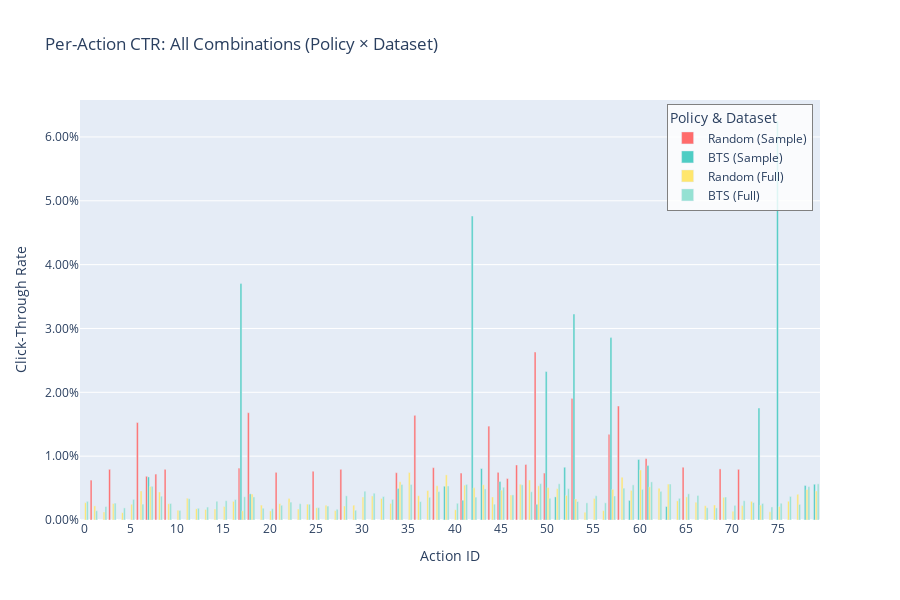

Here is the notebook cell this chart was saved with:
### Code cell
# Single chart with all 4 combinations (cartesian product of policy × dataset)
if 'combined_df' in globals():
    # Create figure with all 4 series on one chart
    fig = px.bar(combined_df, 
                 x='action', 
                 y='overall_ctr',
                 color='policy_dataset',
                 barmode='group',
                 title='Per-Action CTR: All Combinations (Policy × Dataset)',
                 labels={
                     'action': 'Action ID', 
                     'overall_ctr': 'CTR',
                     'policy_dataset': 'Policy & Dataset'
                 },
                 height=600,
                 color_discrete_map={
                     'Random (Sample)': '#FF6B6B',
                     'BTS (Sample)': '#4ECDC4',
                     'Random (Full)': '#FFE66D',
                     'BTS (Full)': '#95E1D3'
                 },
                 hover_data={
                     'overall_ctr': ':.4f',
                     'total_clicks': ':,',
                     'total_impressions': ':,',
                     'policy_dataset': True
                 })
    
    fig.update_xaxes(type='linear', dtick=5, title_text='Action ID')
    fig.update_yaxes(tickformat='.2%', title_text='Click-Through Rate')
    fig.update_layout(
        showlegend=True,
        legend=dict(
            orientation="v",
            yanchor="top",
            y=0.99,
            xanchor="right",
            x=0.99,
            bgcolor="rgba(255, 255, 255, 0.8)",
            bordercolor="gray",
            borderwidth=1
        ),
        hovermode='x unified'
    )
    
    fig.show()
    
    # Calculate lift by action
    print("\n" + "="*70)
    print("TOP 10 ACTIONS WITH HIGHEST BTS LIFT (Full Dataset)")
    print("="*70)
    
    # Pivot for easy comparison
    pivot_df = combined_df.pivot_table(
        index='action',
        columns='policy_dataset',
        values='overall_ctr'
    ).reset_index()
    
    # Calculate lifts
    if 'Random (Full)' in pivot_df.columns and 'BTS (Full)' in pivot_df.columns:
        pivot_df['lift_full'] = (pivot_df['BTS (Full)'] / pivot_df['Random (Full)'].replace(0, 1) - 1) * 100
        pivot_df['lift_sample'] = (pivot_df['BTS (Sample)'] / pivot_df['Random (Sample)'].replace(0, 1) - 1) * 100
        
        top_lifts = pivot_df.nlargest(10, 'lift_full')[['action', 'Random (Full)', 'BTS (Full)', 'lift_full']]
        top_lifts.columns = ['Action', 'Random CTR', 'BTS CTR', 'Lift (%)']
        
        display(top_lifts)

### Figure 1 — Plotly figure (JSON) as saved in the notebook; plotly's stock layout.template omitted (floating-point values rounded to 4 significant figures; data arrays with more than 128 entries replaced by an {"elided": "..."} marker saying what was removed)
{"data": [{"alignmentgroup": "True", "customdata": {"elided": "80x3 mixed values"}, "hovertemplate": "Policy & Dataset=%{customdata[2]}<br>Action ID=%{x}<br>CTR=%{y:.4f}<br>total_clicks=%{customdata[0]:,}<br>total_impressions=%{customdata[1]:,}<extra></extra>", "legendgroup": "Random (Sample)", "marker": {"color": "#FF6B6B", "pattern": {"shape": ""}}, "name": "Random (Sample)", "offsetgroup": "Random (Sample)", "orientation": "v", "showlegend": true, "textposition": "auto", "type": "bar", "x": [0, 1, 2, 3, 4, 5, 6, 7, 8, 9, 10, 11, 12, 13, 14, 15, 16, 17, 18, 19, 20, 21, 22, 23, 24, 25, 26, 27, 28, 29, 30, 31, 32, 33, 34, 35, 36, 37, 38, 39, 40, 41, 42, 43, 44, 45, 46, 47, 48, 49, 50, 51, 52, 53, 54, 55, 56, 57, 58, 59, 60, 61, 62, 63, 64, 65, 66, 67, 68, 69, 70, 71, 72, 73, 74, 75, 76, 77, 78, 79], "xaxis": "x", "y": [0.0, 0.00625, 0.0, 0.007937, 0.0, 0.0, 0.01527, 0.006849, 0.007194, 0.007937, 0.0, 0.0, 0.0, 0.0, 0.0, 0.0, 0.0, 0.00813, 0.01681, 0.0, 0.0, 0.007463, 0.0, 0.0, 0.0, 0.007634, 0.0, 0.0, 0.007937, 0.0, 0.0, 0.0, 0.0, 0.0, 0.007407, 0.0, 0.01639, 0.0, 0.008197, 0.0, 0.0, 0.007353, 0.0, 0.0, 0.01471, 0.007463, 0.006494, 0.008621, 0.008696, 0.02632, 0.007353, 0.0, 0.0, 0.01905, 0.0, 0.0, 0.0, 0.01342, 0.01786, 0.0, 0.0, 0.009615, 0.0, 0.0, 0.0, 0.008264, 0.0, 0.0, 0.0, 0.008, 0.0, 0.007937, 0.0, 0.0, 0.0, 0.0, 0.0, 0.0, 0.0, 0.0], "yaxis": "y"}, {"alignmentgroup": "True", "customdata": {"elided": "80x3 mixed values"}, "hovertemplate": "Policy & Dataset=%{customdata[2]}<br>Action ID=%{x}<br>CTR=%{y:.4f}<br>total_clicks=%{customdata[0]:,}<br>total_impressions=%{customdata[1]:,}<extra></extra>", "legendgroup": "BTS (Sample)", "marker": {"color": "#4ECDC4", "pattern": {"shape": ""}}, "name": "BTS (Sample)", "offsetgroup": "BTS (Sample)", "orientation": "v", "showlegend": true, "textposition": "auto", "type": "bar", "x": [0, 1, 2, 3, 4, 5, 6, 7, 8, 9, 10, 11, 12, 13, 14, 15, 16, 17, 18, 19, 20, 21, 22, 23, 24, 25, 26, 27, 28, 29, 30, 31, 32, 33, 34, 35, 36, 37, 38, 39, 40, 41, 42, 43, 44, 45, 46, 47, 48, 49, 50, 51, 52, 53, 54, 55, 56, 57, 58, 59, 60, 61, 62, 63, 64, 65, 66, 67, 68, 69, 70, 71, 72, 73, 74, 75, 76, 77, 78, 79], "xaxis": "x", "y": [0.0, 0.0, 0.0, 0.0, 0.0, 0.0, 0.0, 0.006748, 0.0, 0.0, 0.0, 0.0, 0.0, 0.0, 0.0, 0.0, 0.0, 0.03704, 0.004098, 0.0, 0.0, 0.0, 0.0, 0.0, 0.0, 0.0, 0.0, 0.0, 0.0, 0.0, 0.0, 0.0, 0.0, 0.0, 0.00495, 0.0, 0.0, 0.0, 0.0, 0.005291, 0.0, 0.003106, 0.04762, 0.008065, 0.0, 0.006024, 0.0, 0.0, 0.0, 0.002451, 0.02326, 0.00362, 0.008264, 0.03226, 0.0, 0.0, 0.0, 0.02857, 0.0, 0.003072, 0.009479, 0.008523, 0.0, 0.002114, 0.0, 0.0, 0.0, 0.0, 0.0, 0.0, 0.0, 0.0, 0.0, 0.01754, 0.0, 0.0625, 0.0, 0.0, 0.005405, 0.005602], "yaxis": "y"}, {"alignmentgroup": "True", "customdata": {"elided": "80x3 mixed values"}, "hovertemplate": "Policy & Dataset=%{customdata[2]}<br>Action ID=%{x}<br>CTR=%{y:.4f}<br>total_clicks=%{customdata[0]:,}<br>total_impressions=%{customdata[1]:,}<extra></extra>", "legendgroup": "Random (Full)", "marker": {"color": "#FFE66D", "pattern": {"shape": ""}}, "name": "Random (Full)", "offsetgroup": "Random (Full)", "orientation": "v", "showlegend": true, "textposition": "auto", "type": "bar", "x": [0, 1, 2, 3, 4, 5, 6, 7, 8, 9, 10, 11, 12, 13, 14, 15, 16, 17, 18, 19, 20, 21, 22, 23, 24, 25, 26, 27, 28, 29, 30, 31, 32, 33, 34, 35, 36, 37, 38, 39, 40, 41, 42, 43, 44, 45, 46, 47, 48, 49, 50, 51, 52, 53, 54, 55, 56, 57, 58, 59, 60, 61, 62, 63, 64, 65, 66, 67, 68, 69, 70, 71, 72, 73, 74, 75, 76, 77, 78, 79], "xaxis": "x", "y": [0.002718, 0.002214, 0.001272, 0.00257, 0.001148, 0.002471, 0.004557, 0.005252, 0.004396, 0.002549, 0.001534, 0.003407, 0.001758, 0.001654, 0.00174, 0.002116, 0.002915, 0.001437, 0.00407, 0.002337, 0.001423, 0.002559, 0.003356, 0.001722, 0.002488, 0.001926, 0.002325, 0.001467, 0.002196, 0.002322, 0.003592, 0.003768, 0.00338, 0.002594, 0.005994, 0.007442, 0.003806, 0.00461, 0.00536, 0.007071, 0.00161, 0.005463, 0.005033, 0.005518, 0.003608, 0.004672, 0.003932, 0.005595, 0.006274, 0.005357, 0.005108, 0.004912, 0.003854, 0.003287, 0.001225, 0.003383, 0.001469, 0.004801, 0.006681, 0.004641, 0.007841, 0.005191, 0.004967, 0.005633, 0.003004, 0.003623, 0.002784, 0.00223, 0.002359, 0.003564, 0.001366, 0.00226, 0.002923, 0.002334, 0.001283, 0.002109, 0.002942, 0.004035, 0.00479, 0.004552], "yaxis": "y"}, {"alignmentgroup": "True", "customdata": {"elided": "80x3 mixed values"}, "hovertemplate": "Policy & Dataset=%{customdata[2]}<br>Action ID=%{x}<br>CTR=%{y:.4f}<br>total_clicks=%{customdata[0]:,}<br>total_impressions=%{customdata[1]:,}<extra></extra>", "legendgroup": "BTS (Full)", "marker": {"color": "#95E1D3", "pattern": {"shape": ""}}, "name": "BTS (Full)", "offsetgroup": "BTS (Full)", "orientation": "v", "showlegend": true, "textposition": "auto", "type": "bar", "x": [0, 1, 2, 3, 4, 5, 6, 7, 8, 9, 10, 11, 12, 13, 14, 15, 16, 17, 18, 19, 20, 21, 22, 23, 24, 25, 26, 27, 28, 29, 30, 31, 32, 33, 34, 35, 36, 37, 38, 39, 40, 41, 42, 43, 44, 45, 46, 47, 48, 49, 50, 51, 52, 53, 54, 55, 56, 57, 58, 59, 60, 61, 62, 63, 64, 65, 66, 67, 68, 69, 70, 71, 72, 73, 74, 75, 76, 77, 78, 79], "xaxis": "x", "y": [0.002927, 0.001446, 0.002113, 0.002646, 0.001895, 0.003235, 0.002487, 0.005278, 0.003727, 0.002592, 0.001502, 0.003333, 0.001837, 0.002028, 0.002934, 0.003022, 0.003201, 0.003636, 0.003614, 0.001843, 0.001772, 0.002304, 0.002804, 0.002551, 0.002471, 0.001931, 0.002178, 0.001678, 0.003789, 0.001529, 0.004512, 0.004196, 0.003678, 0.003229, 0.005557, 0.005568, 0.00288, 0.003558, 0.004448, 0.005334, 0.002621, 0.005576, 0.003585, 0.00487, 0.002483, 0.005134, 0.003932, 0.005511, 0.004428, 0.005702, 0.003402, 0.005671, 0.004914, 0.002894, 0.002687, 0.003801, 0.002691, 0.003762, 0.004988, 0.005504, 0.004801, 0.005972, 0.004481, 0.00564, 0.003399, 0.004104, 0.003847, 0.001912, 0.001896, 0.0036, 0.002291, 0.003022, 0.002733, 0.002588, 0.002045, 0.002622, 0.003693, 0.002446, 0.005233, 0.00567], "yaxis": "y"}], "layout": {"barmode": "group", "height": 600, "hovermode": "x unified", "legend": {"bgcolor": "rgba(255, 255, 255, 0.8)", "bordercolor": "gray", "borderwidth": 1, "orientation": "v", "title": {"text": "Policy & Dataset"}, "tracegroupgap": 0, "x": 0.99, "xanchor": "right", "y": 0.99, "yanchor": "top"}, "showlegend": true, "title": {"text": "Per-Action CTR: All Combinations (Policy × Dataset)"}, "xaxis": {"anchor": "y", "domain": [0, 1], "dtick": 5, "title": {"text": "Action ID"}, "type": "linear"}, "yaxis": {"anchor": "x", "domain": [0, 1], "tickformat": ".2%", "title": {"text": "Click-Through Rate"}}}}
